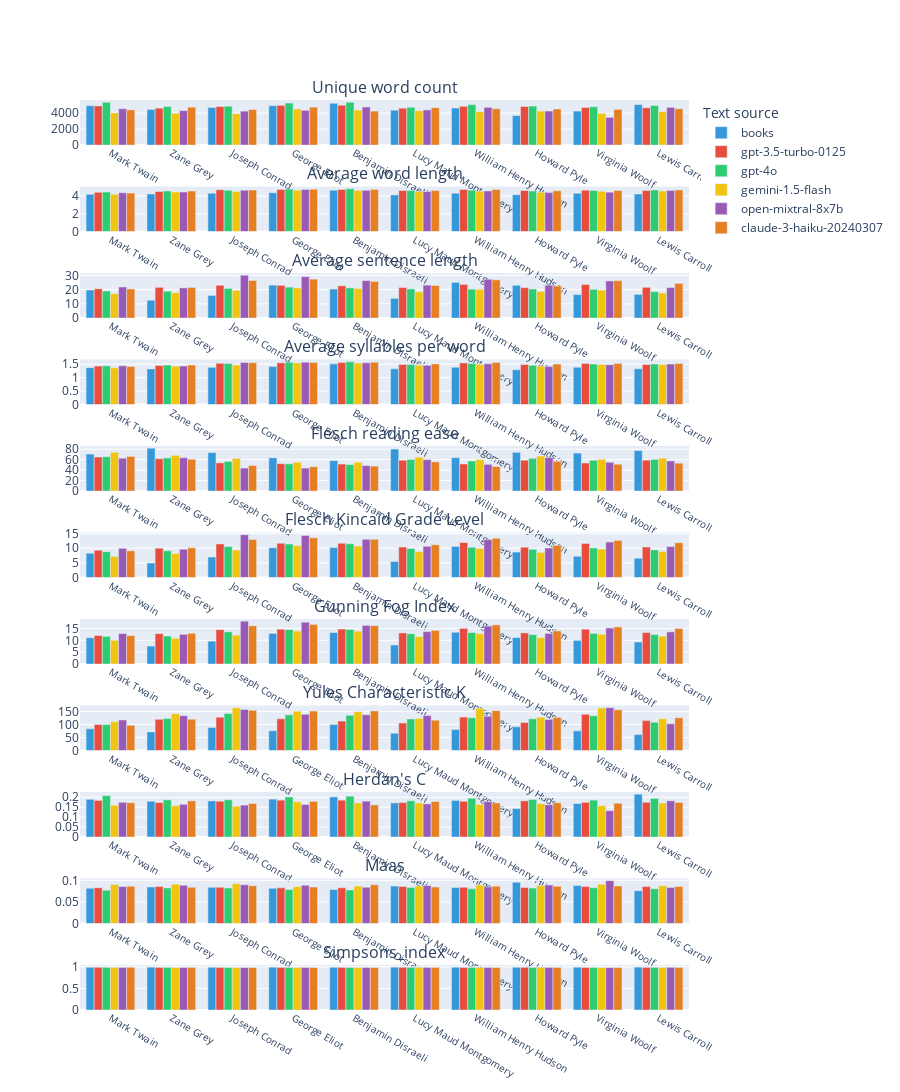
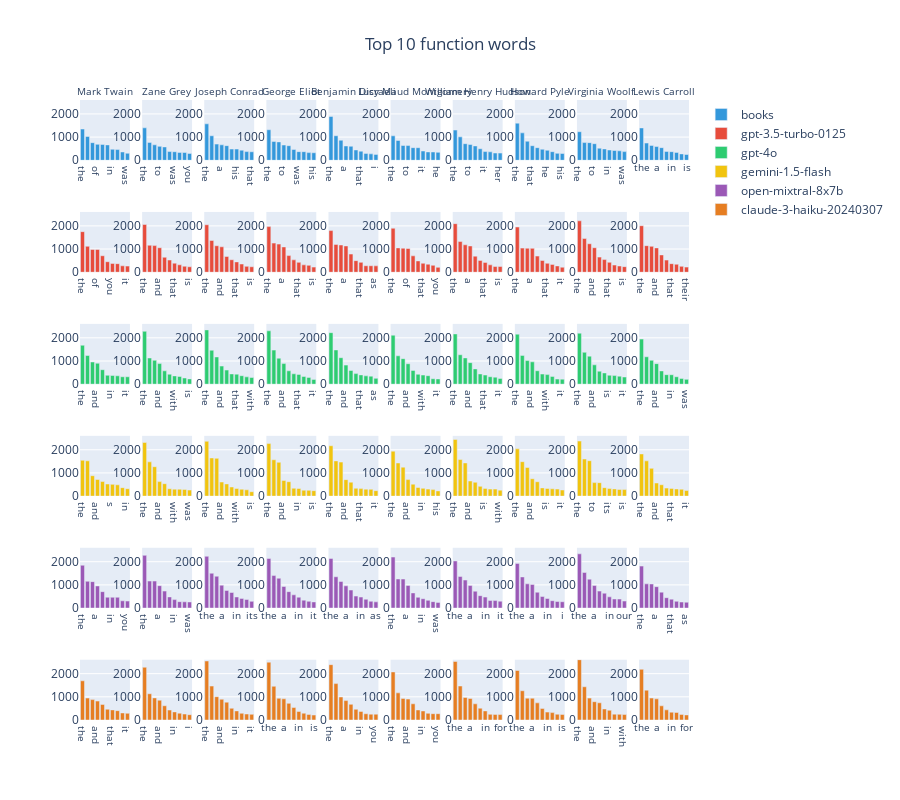
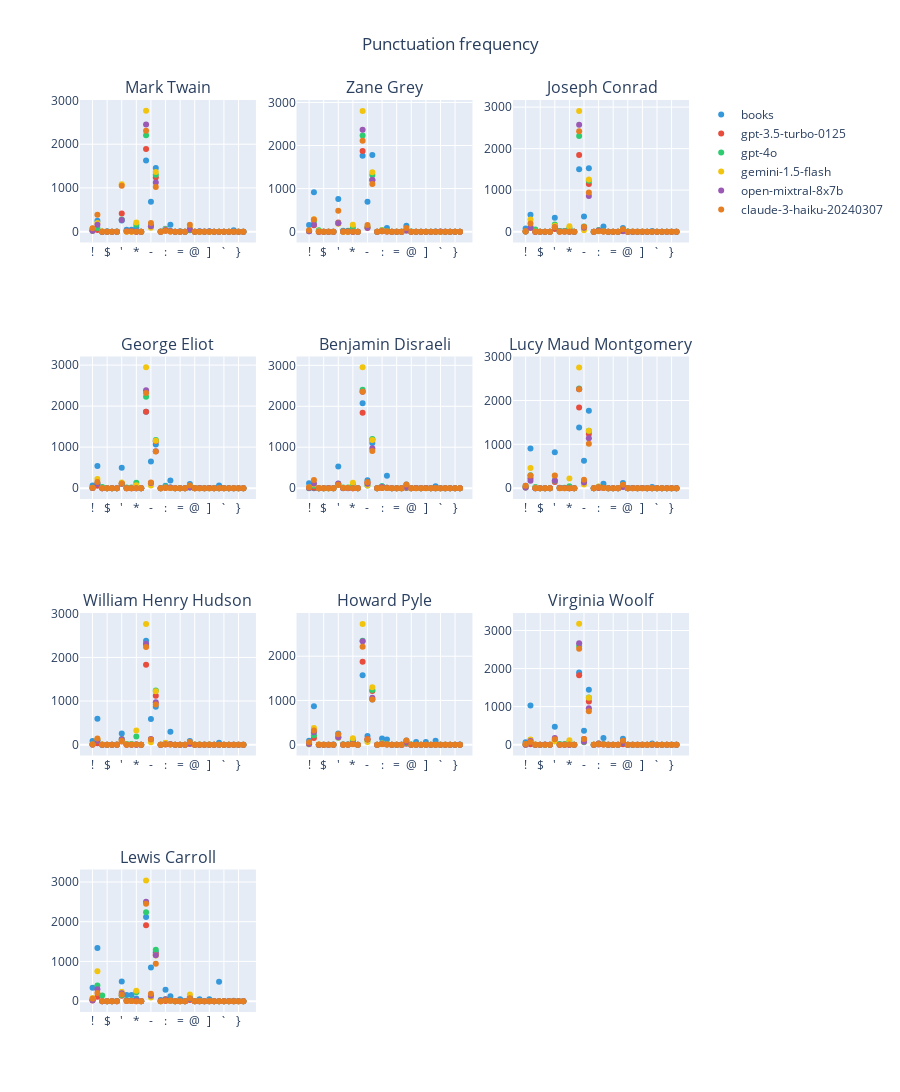
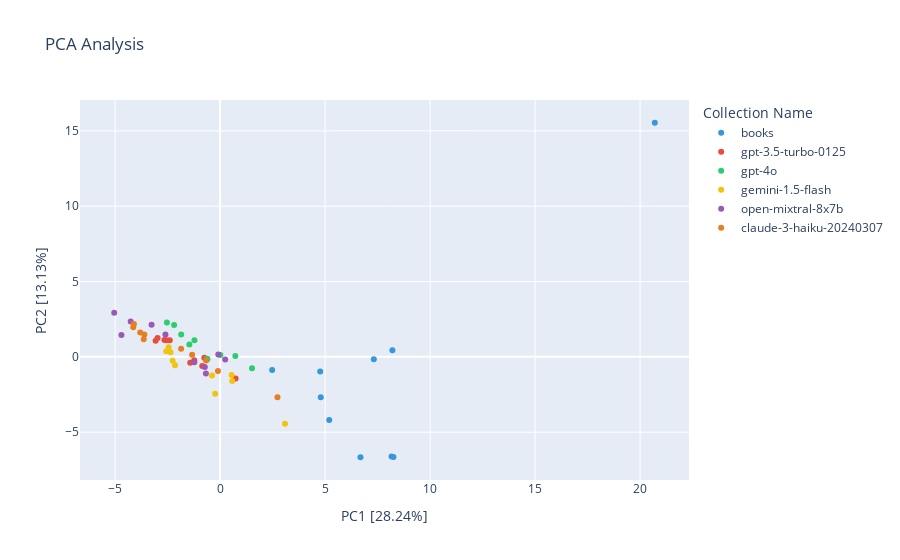

Notebook source saved alongside these figures, in order:
### Code cell
visualization = AnalysisVisualization(settings)
visualization.visualize(analysis_data)
